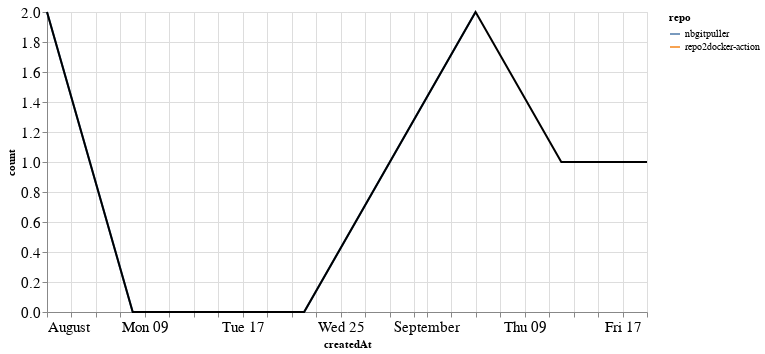

Notebook cell for this chart:
### Markdown cell above
### Comments

### Code cell
comments_time = comments.groupby('repo').resample('W', on='createdAt').count()['author'].reset_index()
comments_time = comments_time.rename(columns={'author': 'count'})
comments_time_total = comments_time.groupby('createdAt').agg({"count": "sum"}).reset_index()
ch1 = alt.Chart(comments_time, width=600).mark_line().encode(
    x='createdAt',
    y='count',
    color='repo',
    tooltip="repo"
)

ch2 = alt.Chart(comments_time_total, width=600).mark_line(color="black").encode(
    x='createdAt',
    y='count',
)

ch1 + ch2

### Figure 1 — Vega-Lite specification as saved in the notebook (floating-point values rounded to 4 significant figures)
{"config": {"axisLeft": {"labelFontSize": 15}, "axisBottom": {"labelFontSize": 15}}, "layer": [{"data": {"name": "data-cbe137232fd34ebae42f19c689a8b0a9"}, "mark": "line", "encoding": {"color": {"type": "nominal", "field": "repo"}, "tooltip": {"type": "nominal", "field": "repo"}, "x": {"type": "temporal", "field": "createdAt"}, "y": {"type": "quantitative", "field": "count"}}, "width": 600}, {"data": {"name": "data-dcca0d41d2bb91ee3527d47ca81ec1c4"}, "mark": {"type": "line", "color": "black"}, "encoding": {"x": {"type": "temporal", "field": "createdAt"}, "y": {"type": "quantitative", "field": "count"}}, "width": 600}], "$schema": "https://vega.github.io/schema/vega-lite/v4.8.1.json", "datasets": {"data-cbe137232fd34ebae42f19c689a8b0a9": [{"repo": "nbgitpuller", "createdAt": "2021-08-01T00:00:00", "count": 2}, {"repo": "nbgitpuller", "createdAt": "2021-08-08T00:00:00", "count": 0}, {"repo": "nbgitpuller", "createdAt": "2021-08-15T00:00:00", "count": 0}, {"repo": "nbgitpuller", "createdAt": "2021-08-22T00:00:00", "count": 0}, {"repo": "nbgitpuller", "createdAt": "2021-08-29T00:00:00", "count": 1}, {"repo": "nbgitpuller", "createdAt": "2021-09-05T00:00:00", "count": 2}, {"repo": "repo2docker-action", "createdAt": "2021-09-12T00:00:00", "count": 1}, {"repo": "repo2docker-action", "createdAt": "2021-09-19T00:00:00", "count": 1}], "data-dcca0d41d2bb91ee3527d47ca81ec1c4": [{"createdAt": "2021-08-01T00:00:00", "count": 2}, {"createdAt": "2021-08-08T00:00:00", "count": 0}, {"createdAt": "2021-08-15T00:00:00", "count": 0}, {"createdAt": "2021-08-22T00:00:00", "count": 0}, {"createdAt": "2021-08-29T00:00:00", "count": 1}, {"createdAt": "2021-09-05T00:00:00", "count": 2}, {"createdAt": "2021-09-12T00:00:00", "count": 1}, {"createdAt": "2021-09-19T00:00:00", "count": 1}]}}
